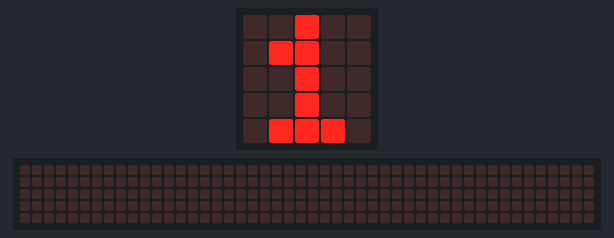
The program below on a simulated BBC micro:bit (MakeCode). Shown: the board's 5×5 LED display, a strip that is not on the board, showing the scrolling text unrolled. Random numbers come from a fixed seed; the 48×5 strip is a reading aid, not a part: it shows the text the display is scrolling, unrolled, one strip-width of it at a time.

Above: at 0.6 s.
At 5.72 s:
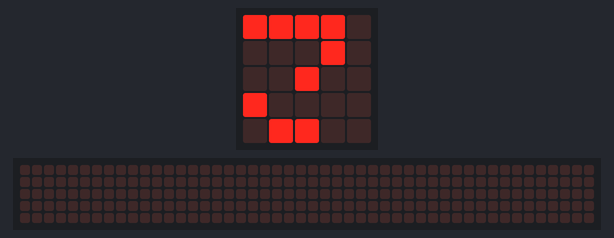
At 10.91 s:
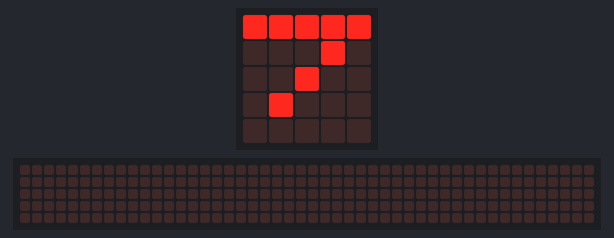
At 21.27 s:
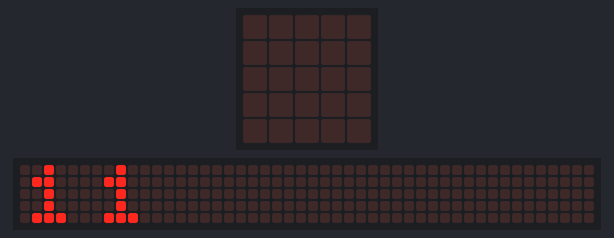
At 28.93 s:
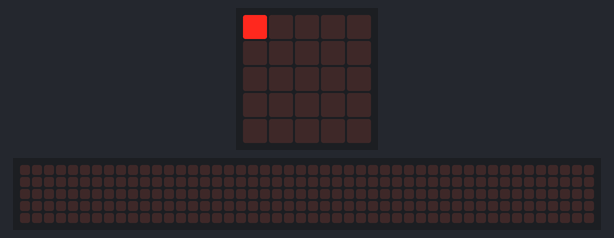
At 38.69 s:
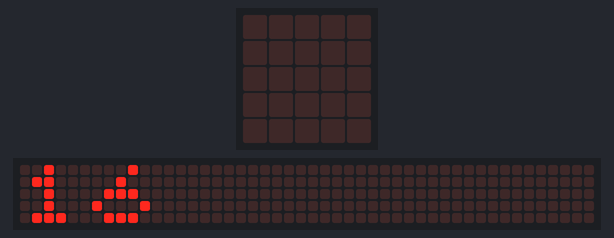

Measured:
- what the display in image 0 shows lasts 0.8 s, from 0.5 s to 1.3 s
- what the display in image 3 shows lasts 0.5 s, from 21.0 s to 21.5 s

The program:

main.ts
```typescript
let מיקום_של_הכדור = 0
let מספר_הסלים = 0
basic.forever(function () {
    מיקום_של_הכדור = randint(0, 4)
    for (let index = 0; index <= 4; index++) {
        led.plot(מיקום_של_הכדור, 4 - index)
        basic.pause(100)
        led.unplot(מיקום_של_הכדור, 4 - index)
    }
    basic.clearScreen()
    if (מיקום_של_הכדור > 0 && מיקום_של_הכדור < 4) {
        מספר_הסלים += 1
        basic.showNumber(מספר_הסלים)
    }
})
```

test.ts
```typescript
// tests go here; this will not be compiled when this package is used as an extension.
```
